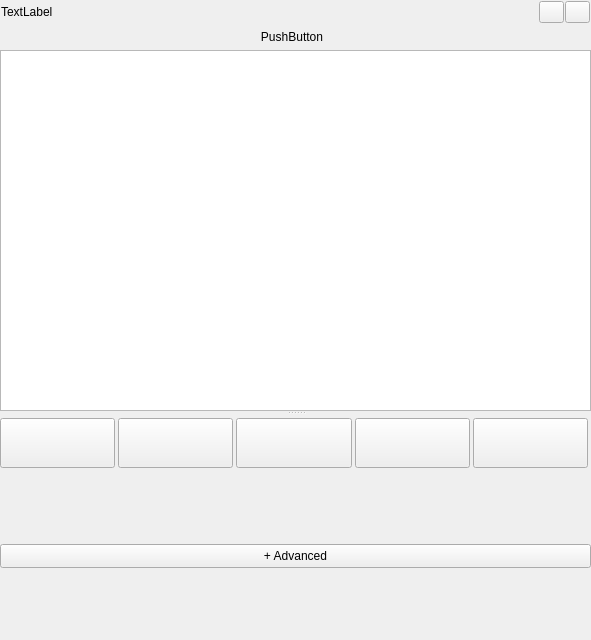
<?xml version="1.0" encoding="UTF-8"?>
<ui version="4.0">
 <class>Form</class>
 <widget class="QWidget" name="Form">
  <property name="geometry">
   <rect>
    <x>0</x>
    <y>0</y>
    <width>591</width>
    <height>640</height>
   </rect>
  </property>
  <property name="windowTitle">
   <string>Form</string>
  </property>
  <layout class="QVBoxLayout" name="verticalLayout" stretch="0">
   <property name="spacing">
    <number>0</number>
   </property>
   <property name="leftMargin">
    <number>0</number>
   </property>
   <property name="topMargin">
    <number>0</number>
   </property>
   <property name="rightMargin">
    <number>0</number>
   </property>
   <property name="bottomMargin">
    <number>0</number>
   </property>
   <item>
    <layout class="QVBoxLayout" name="mainLayout" stretch="0,0,0">
     <property name="spacing">
      <number>3</number>
     </property>
     <item>
      <layout class="QHBoxLayout" name="horizontalLayout_2" stretch="1,0,0">
       <property name="spacing">
        <number>1</number>
       </property>
       <property name="leftMargin">
        <number>1</number>
       </property>
       <property name="topMargin">
        <number>1</number>
       </property>
       <property name="rightMargin">
        <number>1</number>
       </property>
       <property name="bottomMargin">
        <number>1</number>
       </property>
       <item>
        <widget class="QLabel" name="nameLabel">
         <property name="text">
          <string>TextLabel</string>
         </property>
        </widget>
       </item>
       <item>
        <widget class="QPushButton" name="renameButton">
         <property name="minimumSize">
          <size>
           <width>25</width>
           <height>0</height>
          </size>
         </property>
         <property name="maximumSize">
          <size>
           <width>25</width>
           <height>25</height>
          </size>
         </property>
         <property name="toolTip">
          <string>Rename</string>
         </property>
         <property name="text">
          <string/>
         </property>
        </widget>
       </item>
       <item>
        <widget class="QPushButton" name="dataButton">
         <property name="minimumSize">
          <size>
           <width>25</width>
           <height>0</height>
          </size>
         </property>
         <property name="maximumSize">
          <size>
           <width>25</width>
           <height>25</height>
          </size>
         </property>
         <property name="text">
          <string/>
         </property>
        </widget>
       </item>
      </layout>
     </item>
     <item>
      <layout class="QHBoxLayout" name="horizontalLayout" stretch="1,0">
       <property name="spacing">
        <number>0</number>
       </property>
       <item>
        <widget class="QPushButton" name="versionButton">
         <property name="minimumSize">
          <size>
           <width>0</width>
           <height>20</height>
          </size>
         </property>
         <property name="maximumSize">
          <size>
           <width>16777215</width>
           <height>20</height>
          </size>
         </property>
         <property name="text">
          <string>PushButton</string>
         </property>
         <property name="flat">
          <bool>true</bool>
         </property>
        </widget>
       </item>
       <item>
        <widget class="QLabel" name="versionLabel">
         <property name="minimumSize">
          <size>
           <width>0</width>
           <height>20</height>
          </size>
         </property>
         <property name="maximumSize">
          <size>
           <width>16777215</width>
           <height>20</height>
          </size>
         </property>
         <property name="text">
          <string/>
         </property>
        </widget>
       </item>
      </layout>
     </item>
     <item>
      <widget class="QSplitter" name="splitter">
       <property name="orientation">
        <enum>Qt::Vertical</enum>
       </property>
       <widget class="QPlainTextEdit" name="commentTextEdit">
        <property name="sizePolicy">
         <sizepolicy hsizetype="Expanding" vsizetype="Minimum">
          <horstretch>0</horstretch>
          <verstretch>0</verstretch>
         </sizepolicy>
        </property>
       </widget>
       <widget class="QWidget" name="splitterWidget2" native="true">
        <property name="minimumSize">
         <size>
          <width>0</width>
          <height>100</height>
         </size>
        </property>
        <layout class="QVBoxLayout" name="verticalLayout_5">
         <property name="spacing">
          <number>0</number>
         </property>
         <property name="leftMargin">
          <number>0</number>
         </property>
         <property name="topMargin">
          <number>0</number>
         </property>
         <property name="rightMargin">
          <number>0</number>
         </property>
         <property name="bottomMargin">
          <number>0</number>
         </property>
         <item>
          <layout class="QHBoxLayout" name="versionLayout" stretch="0,0,0,0,0">
           <property name="spacing">
            <number>3</number>
           </property>
           <property name="sizeConstraint">
            <enum>QLayout::SetDefaultConstraint</enum>
           </property>
           <property name="leftMargin">
            <number>0</number>
           </property>
           <property name="topMargin">
            <number>3</number>
           </property>
           <property name="rightMargin">
            <number>3</number>
           </property>
           <property name="bottomMargin">
            <number>3</number>
           </property>
           <item>
            <widget class="QPushButton" name="newVersionButton">
             <property name="minimumSize">
              <size>
               <width>0</width>
               <height>50</height>
              </size>
             </property>
             <property name="toolTip">
              <string>Add new version</string>
             </property>
             <property name="text">
              <string/>
             </property>
            </widget>
           </item>
           <item>
            <widget class="QPushButton" name="delVersionButton">
             <property name="minimumSize">
              <size>
               <width>0</width>
               <height>50</height>
              </size>
             </property>
             <property name="toolTip">
              <string>Delete this version</string>
             </property>
             <property name="text">
              <string/>
             </property>
            </widget>
           </item>
           <item>
            <widget class="QPushButton" name="openButton">
             <property name="minimumSize">
              <size>
               <width>0</width>
               <height>50</height>
              </size>
             </property>
             <property name="toolTip">
              <string>View the graph in the last exec state</string>
             </property>
             <property name="text">
              <string/>
             </property>
            </widget>
           </item>
           <item>
            <widget class="QPushButton" name="metaButton">
             <property name="minimumSize">
              <size>
               <width>0</width>
               <height>50</height>
              </size>
             </property>
             <property name="toolTip">
              <string>Show metadata</string>
             </property>
             <property name="text">
              <string/>
             </property>
            </widget>
           </item>
           <item>
            <widget class="QPushButton" name="lockButton">
             <property name="minimumSize">
              <size>
               <width>0</width>
               <height>50</height>
              </size>
             </property>
             <property name="text">
              <string/>
             </property>
            </widget>
           </item>
          </layout>
         </item>
         <item>
          <layout class="QHBoxLayout" name="versionManageLayout">
           <property name="spacing">
            <number>3</number>
           </property>
           <property name="leftMargin">
            <number>0</number>
           </property>
           <property name="topMargin">
            <number>0</number>
           </property>
           <property name="rightMargin">
            <number>0</number>
           </property>
           <property name="bottomMargin">
            <number>0</number>
           </property>
          </layout>
         </item>
         <item>
          <layout class="QVBoxLayout" name="varsLayout">
           <property name="spacing">
            <number>0</number>
           </property>
          </layout>
         </item>
         <item>
          <widget class="QWidget" name="paramsLayoutWidget" native="true">
           <layout class="QVBoxLayout" name="verticalLayout_3" stretch="0">
            <item>
             <layout class="QVBoxLayout" name="paramsLayout">
              <property name="spacing">
               <number>0</number>
              </property>
              <property name="leftMargin">
               <number>3</number>
              </property>
              <property name="topMargin">
               <number>3</number>
              </property>
              <property name="rightMargin">
               <number>3</number>
              </property>
              <property name="bottomMargin">
               <number>3</number>
              </property>
             </layout>
            </item>
           </layout>
          </widget>
         </item>
         <item>
          <widget class="QPushButton" name="advancedButton">
           <property name="maximumSize">
            <size>
             <width>16777215</width>
             <height>24</height>
            </size>
           </property>
           <property name="text">
            <string>+ Advanced</string>
           </property>
          </widget>
         </item>
         <item>
          <widget class="QWidget" name="advancedWidget" native="true">
           <layout class="QVBoxLayout" name="verticalLayout_2">
            <item>
             <layout class="QVBoxLayout" name="advancedLayout"/>
            </item>
           </layout>
          </widget>
         </item>
        </layout>
       </widget>
      </widget>
     </item>
    </layout>
   </item>
  </layout>
 </widget>
 <resources/>
 <connections/>
</ui>
